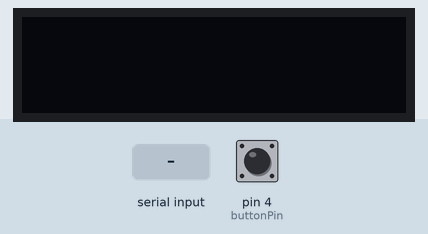
The sketch below on a simulated Arduino Uno, built with avr-gcc and run on an emulated ATmega328P. Shown: 128×32 one-colour display. The inputs (shaded band) are chosen by the test bench; at power-on: pin 4 (buttonPin) HIGH. The display library's start-up logo is not drawn; what the sketch prints to the serial monitor is not drawn.

Above: at 2.2 s.
2.3 s: "C" received over the second serial link
At 3.5 s:
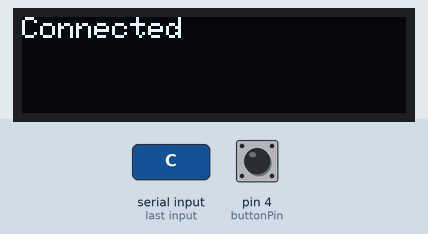
3.9 s: "A" received over the second serial link
At 4.8 s:
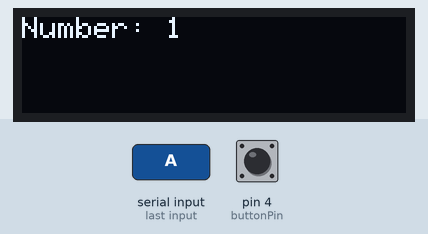
5.6 s: "?" received over the second serial link
At 7.0 s:
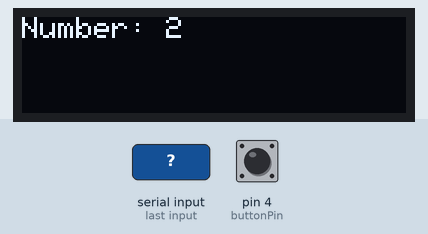
7.3 s: "1" received over the second serial link
At 8.6 s:
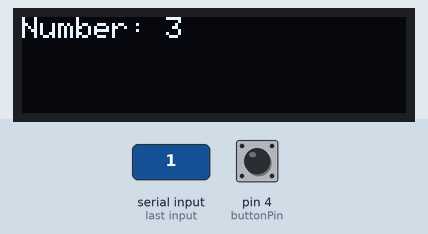
9.0 s: "0" received over the second serial link
At 9.9 s:
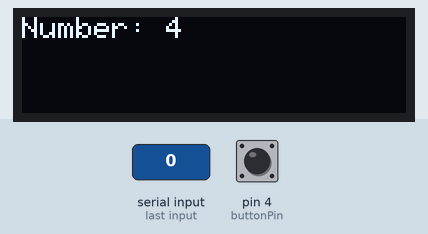
Timing chart, 0 to 11.7 s (numbered marks = the images above; inputs shaded):
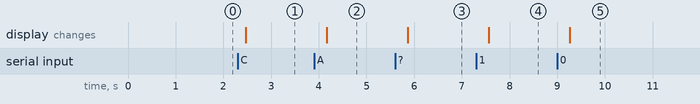

The sketch:

BLESleep.ino
```cpp
#include <AltSoftSerial.h>
#include <Wire.h>
#include <Adafruit_GFX.h>
#include <Adafruit_SSD1306.h>

#define SCREEN_WIDTH 128   // OLED display width, in pixels
#define SCREEN_HEIGHT 32   // OLED display height, in pixels
#define OLED_RESET    -1  // Reset pin # (or -1 if sharing Arduino reset pin)
Adafruit_SSD1306 display(SCREEN_WIDTH, SCREEN_HEIGHT, &Wire, OLED_RESET);
AltSoftSerial BTserial;

char c = ' ';
boolean NL = false;           //delete
boolean NL2 = true;
unsigned long starttime;
boolean flag = false;
int count = 0;                    //delete
int count2 = 0;         //for earsing commands on OLED
int num = 0;            //for incrementing * count
const int buttonPin = 4;                // Pushbutton pin
int flag1 = 0;            //using
int value = 0;
int number1 = 0;        //delete

void setup()
{
  Serial.begin(9600);
  set_Display();
  Serial.println("Display set");
  while (!Serial) {};

  // Initialize the pushbutton pin as an input:
  pinMode(buttonPin, INPUT_PULLUP);

  BTserial.begin(9600);
  Serial.println("BTserial started");
}

void loop()
{
  // Read from the Bluetooth module and send to the OLED
  if (BTserial.available())
  {
    if (!checkButton()) {
      delay(150);
    }
    c = BTserial.read();
    Serial.write(c);
    display.write(c);
    if (!NL2) {
      display.println();
      NL2 = true;
    }
    if (c == 'A') {
      count2++;
    }
    if (c == 'C') {
      set_Dis();
      display.println("Connected");
      display.display();
      delay(150);
      starttime = millis();       //start time after it is connected
      flag = true;                //flag to send * after 1 sec
      num = 0;
      count++;
    }
    if (c == '?') {
      NL2 = false;
      if (count2 >= 8) {
        set_Dis();
        display.display();
        count2 = 0;
      }
    }

    if ((millis() - starttime > 1000) && flag)      //flag for being connected
    {
      BTserial.write('*');
      //Serial.println('*');
      starttime = millis();
      num++;
      set_Dis();
      display.print("Number: ");
      display.print(num);
      delay(100);
      display.display();
    }

  }
}

boolean checkButton() {

  if (!digitalRead(buttonPin)) {     // Off unless button is pressed
    ++flag1;                          //Flag used to determine if button is pressed
    value++;                         // set value to 1
    delay(250);                      //delay by 1/8 of a second for processing time
    if (flag1 == 1) {
      BTserial.write("AT");
      delay(150);
      BTserial.write("AT+ADTY3");
      delay(150);
      BTserial.write("AT+SLEEP");
      delay(150);

      //Serial.print("Button flag: ");
      //Serial.println(flag);
    }


    if (!(value % 2)) {              //check if button was presse again, else remain in state

      // in prior state
      value = 0;                     //Set value to 0
      //endtime += millis() - starttime; //end time
      flag1 = 0;                       //reset times_pushed
      BTserial.write("AT+fffffffffffffffffffffffffffffffffffff\
        ffffffffffffffffffffffffffffffffffffffffffffffffffffffff\
        ffffffffffffffffffffffffffffffffffffffffffffffffffffffff\
        ffffffffffffffffffffffffffffffffffffffffffffffffffffffff\
        ffffffffffffffffffffffffffffffffffffffffffffffffffffffff");
      delay(150);
      BTserial.write("AT+ADTY0");
      delay(150);
      BTserial.write("AT+RESET");
      delay(150);

      //Serial.print("Button flag off: ");
      //Serial.println(flag);
      delay(150);
    }
    // Serial.println("Button still in state");
    return true;
  }
  else {
    //Serial.println("Button not pressed since");
    return false;                     //Return false if button is not pressed
  }
}

void set_Dis() {
  display.clearDisplay();       //clears display to only print Connected
  display.setTextSize(1);        // Normal pixel scale
  display.setTextColor(WHITE);   // Draw white text
  display.setCursor(0, 0);
}

void set_Display() {
  //Set up OLED display for printing to Display
  // SSD1306_SWITCHCAPVCC = generate display voltage from 3.3V internally
  if (!display.begin(SSD1306_SWITCHCAPVCC, 0x3C)) { // Address 0x3C for 128x32
    Serial.println(F("SSD1306 allocation failed"));
    for (;;); // Don't proceed, loop forever
  }

  // Show initial display buffer contents on the screen --
  // the library initializes this with an Adafruit splash screen.
  display.display();
  delay(1000);                  // Pause for 1 seconds
  display.clearDisplay();       // Clear the buffer

  display.setTextSize(1);        // Normal pixel scale
  display.setTextColor(WHITE);   // Draw white text
  display.setCursor(0, 0);       // Start at top-left corner
  display.cp437(true);           // Use full 256 char 'Code Page 437' font
}
```

Measured:
- after the input at 2.3 s, the display: changes after 0.16 s (image 1)
- after the input at 3.9 s, the display: changes after 0.27 s (image 2)
- after the input at 5.6 s, the display: changes after 0.27 s (image 3)
- after the input at 7.3 s, the display: changes after 0.27 s (image 4)
- after the input at 9.0 s, the display: changes after 0.27 s (image 5)
